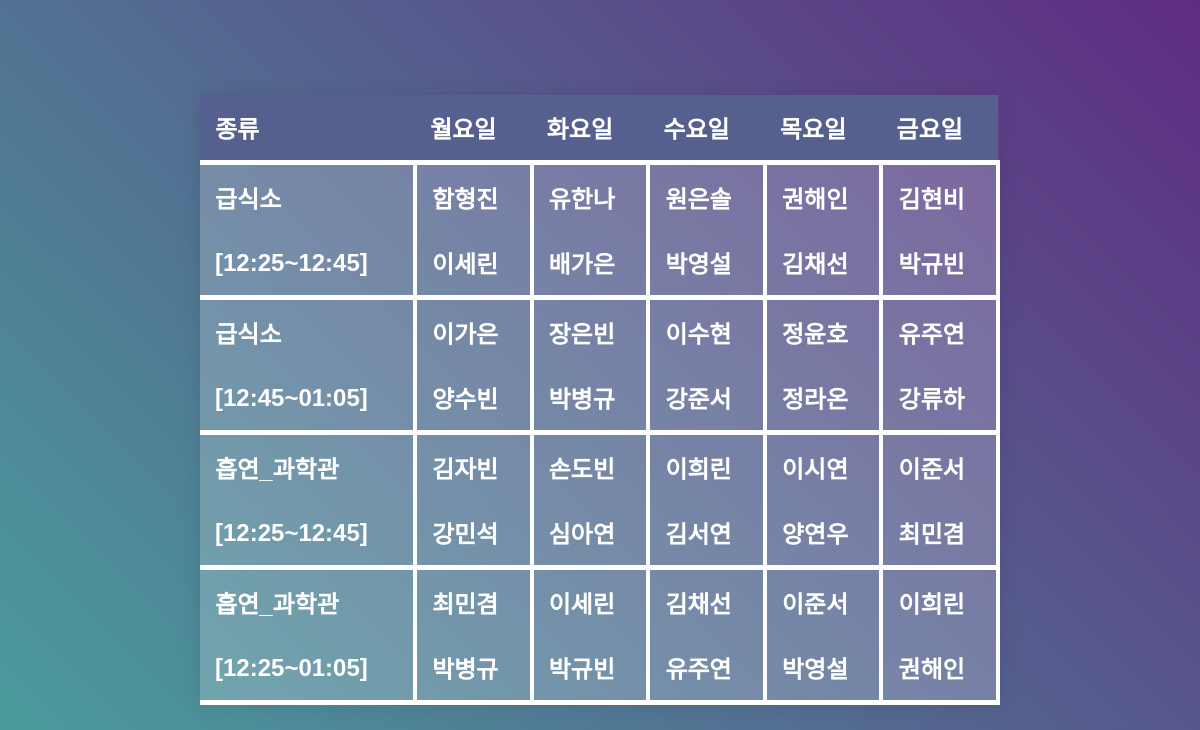
The page / on the database its author committed.
### tables this page shows
CREATE TABLE patrol (
	id INTEGER NOT NULL, 
	type TEXT NOT NULL, 
	weekday INTEGER NOT NULL, 
	student1 TEXT NOT NULL, 
	student2 TEXT NOT NULL, 
	PRIMARY KEY (id)
);

### views/main_views.py (the view)
@bp.route('/')
def index():
    lunch1 = pd.read_sql('select weekday, student1, student2 from patrol where type="점심1"', sql.connect("app/student.db"))
    lunch2 = pd.read_sql('select weekday, student1, student2 from patrol where type="점심2"', sql.connect("app/student.db"))
    smoking1 = pd.read_sql('select weekday, student1, student2 from patrol where type="흡연1"',
                           sql.connect("app/student.db"))
    smoking2 = pd.read_sql('select weekday, student1, student2 from patrol where type="흡연2"',
                           sql.connect("app/student.db"))
    return render_template('index.html',
                           lunch1=lunch1,
                           lunch2=lunch2,
                           smoking1=smoking1,
                           smoking2=smoking2)

### templates/index.html (shortened to what this page needs)
<div class="container">
    <head>
    </head>
    <div class="table-responsive">
        <table>
            <thead>
            <tr class="line">
                <th>종류</th>
                <th>월요일</th>
                <th>화요일</th>
                <th>수요일</th>
                <th>목요일</th>
                <th>금요일</th>
            </tr>
            </thead>
            <tbody>
            <tr>
                <td>급식소</td>
                {% for i in range(0,5) %}
                <td class="vertical_line"> {{ lunch1.iloc[i, 1] }} </td>
                {% endfor %}
            </tr>
            <tr class="line">
                <td>[12:25~12:45]</td>
                {% for i in range(0,5) %}
                <td class="vertical_line"> {{ lunch1.iloc[i, 2] }} </td>
                {% endfor %}
            </tr>
            <tr>
                <td>급식소</td>
                {% for i in range(0,5) %}
                <td class="vertical_line"> {{lunch2.iloc[i, 1] }} </td>
                {% endfor %}
            </tr>
            <tr class="line">
                <td>[12:45~01:05]</td>
                {% for i in range(0,5) %}
                <td class="vertical_line"> {{ lunch2.iloc[i, 2] }} </td>
                {% endfor %}
            </tr>
            <tr>
                <td>흡연_과학관</td>
                {% for i in range(0,5) %}
                <td class="vertical_line"> {{ smoking1.iloc[i, 1] }} </td>
                {% endfor %}
            </tr>
            <tr class="line">
                <td>[12:25~12:45]</td>
                {% for i in range(0,5) %}
                <td class="vertical_line"> {{ smoking1.iloc[i, 2] }} </td>
                {% endfor %}
            </tr>
            <tr>
                <td>흡연_과학관</td>
                {% for i in range(0,5) %}
                <td class="vertical_line"> {{ smoking2.iloc[i, 1] }} </td>
                {% endfor %}
            </tr>
            <tr class="line">
                <td>[12:25~01:05]</td>
                {% for i in range(0,5) %}
                <td class="vertical_line"> {{ smoking2.iloc[i, 2] }} </td>
                {% endfor %}
            </tr>
            </tbody>
        </table>
    </div>
</div>

### templates/index.html (style rules this page uses)
.container { position: absolute; top: 50%; left: 50%; transform: translate(-50%, -50%); }
table { width: 800px; border-collapse: collapse; overflow: auto; box-shadow: 0 0 20px rgba(0, 0, 0, 0.1); }
th, td { padding: 15px; font-size: x-large; font-weight: bold; background-color: rgba(255, 255, 255, 0.2); color: #fff; }
th { text-align: left; }
thead th { background-color: #55608f; }
tbody td { position: relative; }
.line { border-bottom:5px solid #ffffff; }
.vertical_line { border-left:4px solid #ffffff; border-right:4px solid #ffffff; border-collapse: collapse; }

### rows shown on the page
patrol: student1 "함형진", student2 "이세린"
patrol: student1 "유한나", student2 "배가은"
patrol: student1 "원은솔", student2 "박영설"
patrol: student1 "권해인", student2 "김채선"
patrol: student1 "김현비", student2 "박규빈"
patrol: student1 "이가은", student2 "양수빈"
patrol: student1 "장은빈", student2 "박병규"
patrol: student1 "이수현", student2 "강준서"
patrol: student1 "정윤호", student2 "정라온"
patrol: student1 "유주연", student2 "강류하"
patrol: student1 "김자빈", student2 "강민석"
patrol: student1 "손도빈", student2 "심아연"
patrol: student1 "이희린", student2 "김서연"
patrol: student1 "이시연", student2 "양연우"
patrol: student1 "이준서", student2 "최민겸"
patrol: student1 "최민겸", student2 "박병규"
patrol: student1 "이세린", student2 "박규빈"
patrol: student1 "김채선", student2 "유주연"
patrol: student1 "이준서", student2 "박영설"
patrol: student1 "이희린", student2 "권해인"
